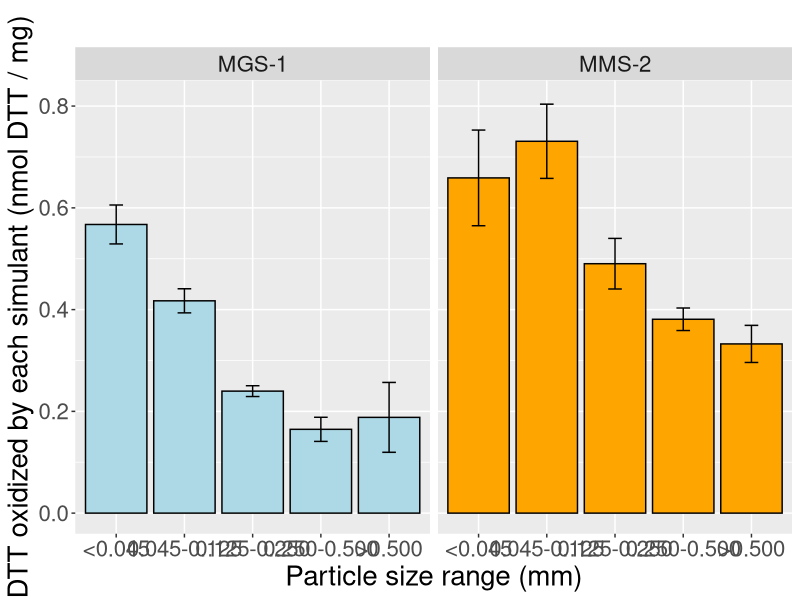

Recreate this plot in R.
setwd("C:/Users/mglar/Desktop/Doctorado/R/Placas/DTNB")
library(ggplot2)
data <- read.table("DTNB_MGSMMS.txt", header = T)

p <- ggplot(data = data, aes(x = Size, y = Consumption, fill = Substrate, color = "black")) +
  geom_col() +
  geom_errorbar(aes(ymin = Consumption-SD, ymax = Consumption+SD), width=.2) +
  ylim(0,0.81) +
  facet_wrap("Substrate") +
  scale_fill_manual(values=c("lightblue", "orange")) + theme(legend.position = "none") +
  scale_color_manual(values=c("black")) +
  scale_x_discrete(limits = c("<0.045","0.045-0.125","0.125-0.250","0.250-0.500",">0.500"))

p + labs(title = ""
           , x = "Particle size range (mm)", y = "DTT oxidized by each simulant (nmol DTT / mg)") + 
  guides(fill=guide_legend(title="Simulant")) +
  theme(text = element_text(size = 20))
        

        labs(title = "Determination of the oxidative pressure of each particle size", 
         x = "Particle size range (mm)", y = "DTT oxidized by the substrate (nmol DTT / mg MMS-2)") +
    theme(axis.text=element_text(size=12), axis.title=element_text(size=14),
        plot.title=element_text(size=20), legend.key.size = unit(1.5, 'cm'), 
        legend.text=element_text(size=12), legend.title=element_text(size=14)) 


